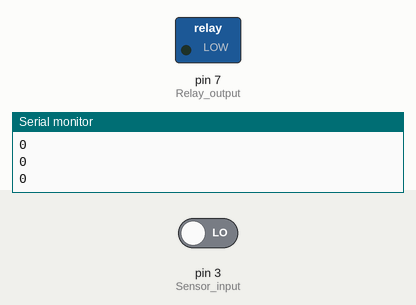
The sketch below on a simulated Arduino Uno, built with avr-gcc and run on an emulated ATmega328P. Shown: switched loads named in the sketch (green lamp = pin HIGH), the last lines printed to the serial monitor. The inputs (shaded band) are chosen by the test bench; at power-on: pin 3 (Sensor_input) LOW.

Above: at 1.2 s.
1.3 s: pin 3 (Sensor_input) driven HIGH
At 2.2 s:
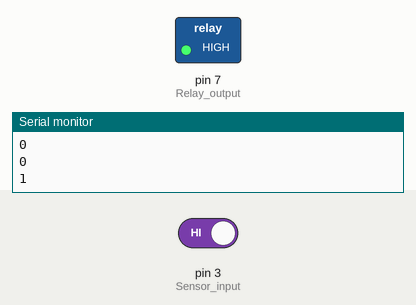
Timing chart, 0 to 9.9 s (numbered marks = the images above; inputs shaded):
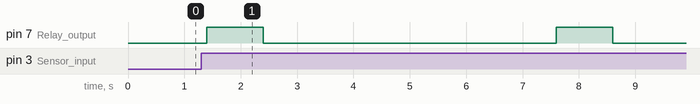

Measured:
- after the input at 1.3 s, pin 7 (Relay_output): alternates HIGH for 1.0 s and LOW for 5.2 s, starting after 0.10 s

The sketch:

sanitizer_dispenser.ino
```cpp
void setup() {
  pinMode(7, OUTPUT);     // Relay output
  pinMode(3, INPUT);      // Sensor input
  Serial.begin(9600);
}

void loop() {
  int c = digitalRead(3);
  Serial.println(c);

  if (c == 1) {
    digitalWrite(7, HIGH);   // Relay ON
    delay(1000);
    digitalWrite(7, LOW);    // Relay OFF
    delay(5000);
  } else {
    digitalWrite(7, LOW);
  }

  delay(200);
}
```
